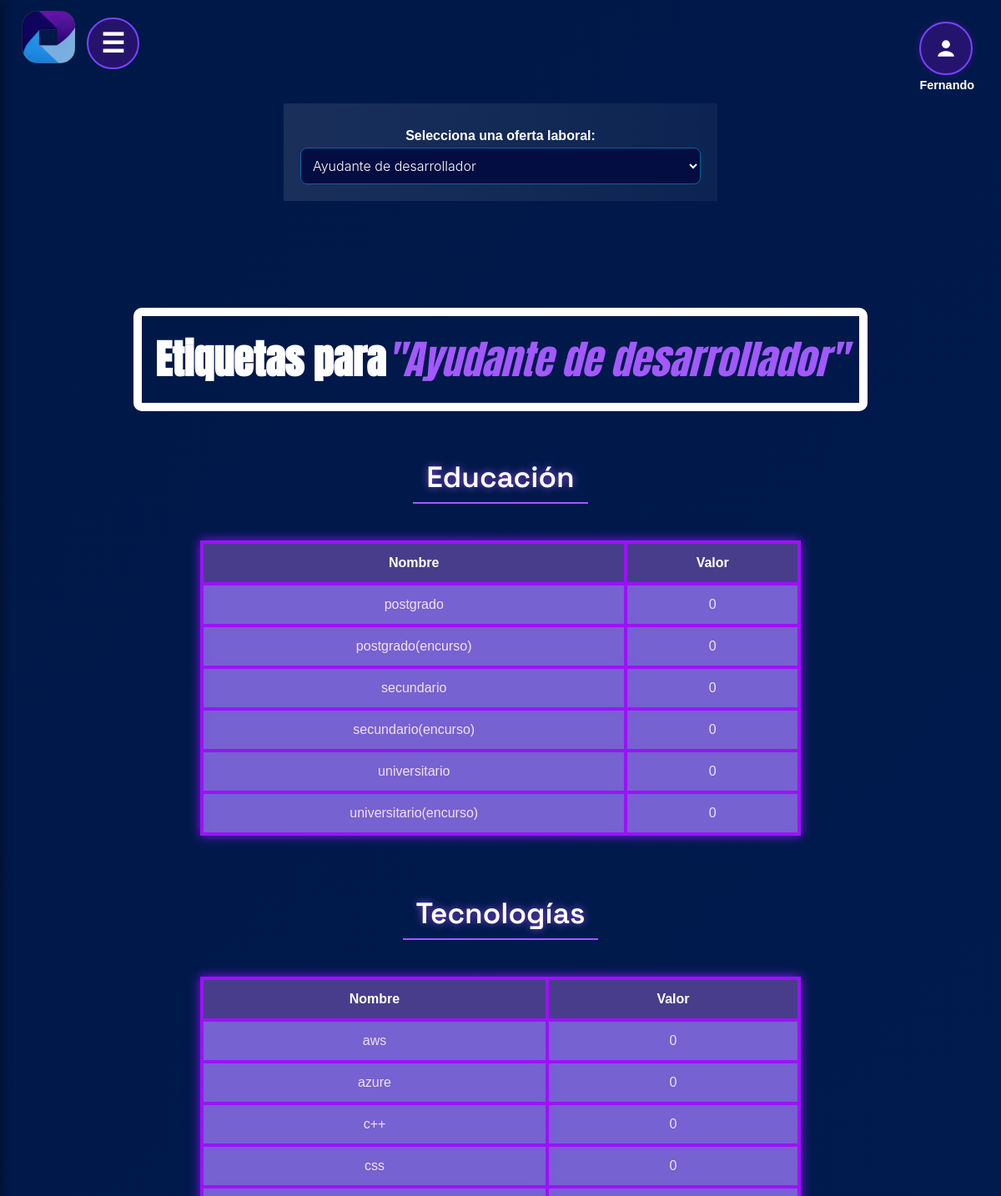
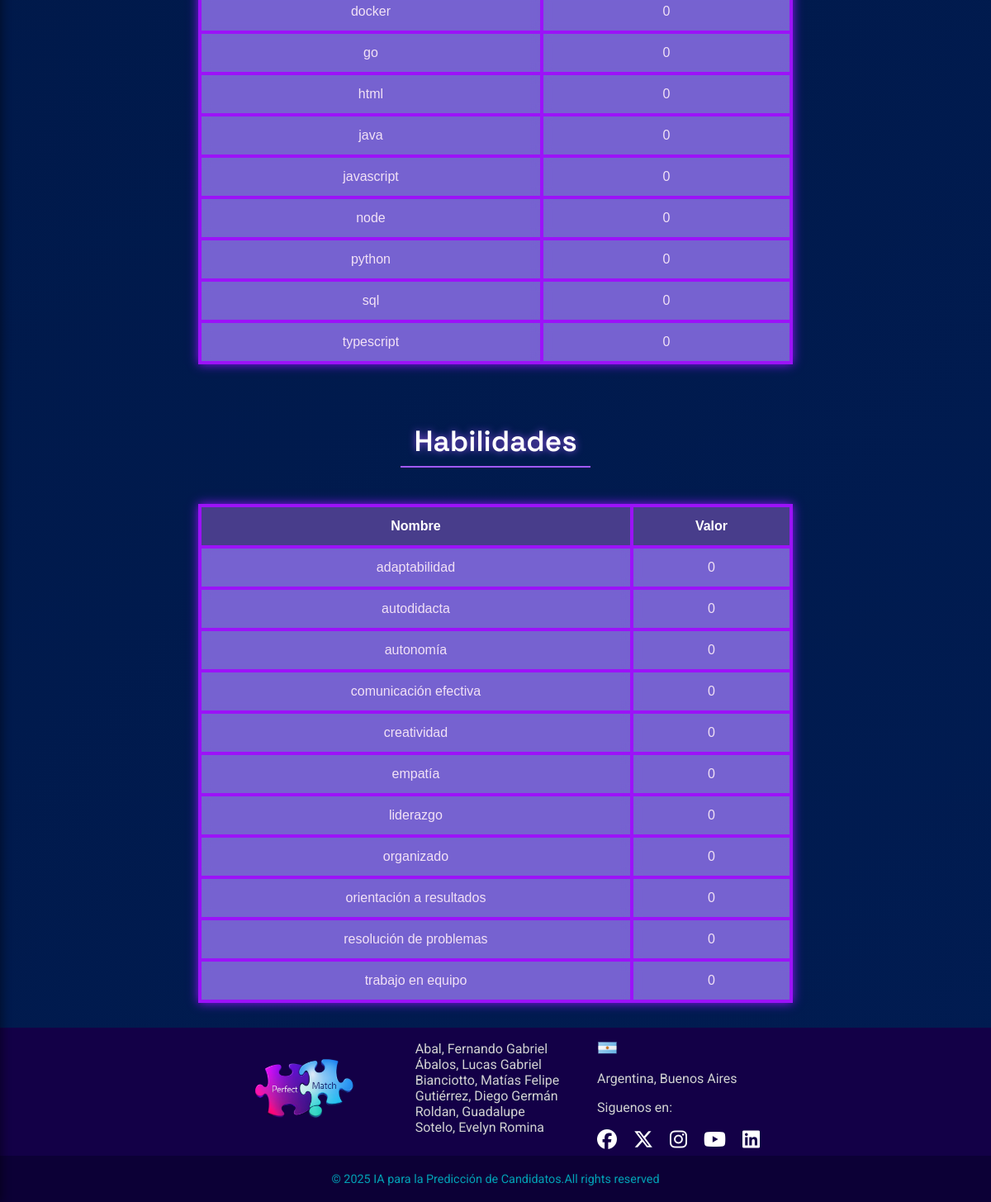
/etiquetas (signed in), run on the app's committed database (2 pictures, top to bottom).
### app.py (models this page shows)
class OfertaLaboral(db.Model):
    __tablename__ = 'oferta_laboral'
    idOfer = db.Column(db.Integer, primary_key=True, autoincrement=True)
    nombre = db.Column(db.String(200), nullable=False, unique=True)
    fecha_cierre = db.Column(db.DateTime, nullable=False)
    max_candidatos = db.Column(db.Integer, nullable=False)
    remuneracion = db.Column(db.String(50), nullable=False)
    beneficio = db.Column(db.String(200), nullable=True)
    estado = db.Column(db.String(50), nullable=False, default="Activa")
    usuario_responsable = db.Column(db.String(100), nullable=False)
    candidatos = db.relationship('Candidato', back_populates='oferta', lazy=True)
    educaciones = db.relationship('OfertaEducacion', back_populates='oferta', lazy=True)
    tecnologias = db.relationship('OfertaTecnologia', back_populates='oferta', lazy=True)
    tecnologias2 = db.relationship('OfertaTecnologia2', back_populates='oferta', lazy=True)
    habilidades = db.relationship('OfertaHabilidad', back_populates='oferta', lazy=True)
    habilidades2 = db.relationship('OfertaHabilidad2', back_populates='oferta', lazy=True)

class Educacion(db.Model):
    __tablename__ = 'educacion'
    idedu = db.Column(db.Integer, primary_key=True)
    nombre = db.Column(db.String(100), nullable=False, unique=True)

class Tecnologia(db.Model):
    __tablename__ = 'tecnologia'
    idtec = db.Column(db.Integer, primary_key=True)
    nombre = db.Column(db.String(100), nullable=False, unique=True)

class Habilidad(db.Model):
    __tablename__ = 'habilidad'
    idhab = db.Column(db.Integer, primary_key=True)
    nombre = db.Column(db.String(100), nullable=False, unique=True)

### app.py (the view)
@app.route("/etiquetas", methods=["GET", "POST"])
@login_required(roles=["Admin_RRHH"])
def mostrar_etiquetas(idOfer=None):
    ofertas = OfertaLaboral.query.all()
    if not idOfer:
        idOfer = request.form.get("idOfer") if request.method == "POST" else request.args.get("idOfer")
        if not idOfer and ofertas:
            idOfer = ofertas[0].idOfer  # Primera oferta como default
    educaciones, tecnologias, habilidades, tecnologias2, habilidades2 = [], [], [], [], []
    if idOfer:
        oferta = OfertaLaboral.query.get(idOfer)
        educaciones = OfertaEducacion.query.filter_by(idOfer=idOfer).all()
        tecnologias = OfertaTecnologia.query.filter_by(idOfer=idOfer).all()
        habilidades = OfertaHabilidad.query.filter_by(idOfer=idOfer).all()
        tecnologias2 = OfertaTecnologia2.query.filter_by(idOfer=idOfer).all()
        habilidades2 = OfertaHabilidad2.query.filter_by(idOfer=idOfer).all()
        df_edu = pd.DataFrame([{"Nombre": e.educacion.nombre, "Valor": e.importancia} for e in educaciones]) if educaciones else pd.DataFrame()
        df_tec = pd.DataFrame([{"Nombre": t.tecnologia.nombre, "Valor": t.importancia} for t in tecnologias]) if tecnologias else pd.DataFrame()
        df_hab = pd.DataFrame([{"Nombre": h.habilidad.nombre, "Valor": h.importancia} for h in habilidades]) if habilidades else pd.DataFrame()
        df_tec2 = pd.DataFrame([{"Nombre": t2.tecnologia.nombre, "Valor": t2.importancia} for t2 in tecnologias]) if tecnologias2 else pd.DataFrame()
        df_hab2 = pd.DataFrame([{"Nombre": h2.habilidad.nombre, "Valor": h2.importancia} for h2 in habilidades]) if habilidades2 else pd.DataFrame()
        tabla_edu = df_edu.to_html(classes="table table-bordered", index=False) if not df_edu.empty else "<p>No hay etiquetas de educación</p>"
        tabla_tec = df_tec.to_html(classes="table table-bordered", index=False) if not df_tec.empty else "<p>No hay etiquetas de tecnología</p>"
        tabla_tec2 = df_tec2.to_html(classes="table table-bordered", index=False) if not df_tec2.empty else "<p>No hay etiquetas de tecnología</p>"
        tabla_hab = df_hab.to_html(classes="table table-bordered", index=False) if not df_hab.empty else "<p>No hay etiquetas de habilidades</p>"
        tabla_hab2 = df_hab2.to_html(classes="table table-bordered", index=False) if not df_hab2.empty else "<p>No hay etiquetas de habilidades</p>"
    else:
        oferta, tabla_edu, tabla_tec, tabla_tec2, tabla_hab, tabla_hab2 = None, "", "", "", "", ""
    return render_template("etiquetas.html",
                           ofertas=ofertas,
                           oferta=oferta,
                           idOfer=idOfer,  # 🔹 Pasar la oferta seleccionada al HTML
                           tabla_edu=tabla_edu,
                           tabla_tec=tabla_tec,
                           tabla_hab=tabla_hab,
                           tabla_tec2=tabla_tec2,
                           tabla_hab2=tabla_hab2,
                           educaciones=educaciones,
                           tecnologias=tecnologias,
                           habilidades=habilidades,
                           tecnologias2=tecnologias2,
                           habilidades2=habilidades2)

### app.py (called while the page is built)
def login_required(roles=None):
    def decorator(f):
        @wraps(f)
        def wrapped(*args, **kwargs):
            if 'username' not in session:
                return redirect(url_for('login'))
            if roles and session.get('type') not in roles:
                return "Acceso no autorizado"
            return f(*args, **kwargs)
        return wrapped
    return decorator

### templates/etiquetas.html (shortened to what this page needs)
<!DOCTYPE html>
<html lang="es">
<head>
    <link rel="stylesheet" href="{{ url_for('static', filename='etiquetas.css') }}">
    <link rel="stylesheet" href="https://cdnjs.cloudflare.com/ajax/libs/font-awesome/6.5.0/css/all.min.css">
</head>
<header>
        <div class="logo">
            <img src="{{ url_for('static', filename='images/logoApptitudAI.png') }}" alt="AI Logo">
        </div>
<label for="menu-toggle" class="menu-icon">&#9776;</label>
    <div class="user-menu-wrapper">
  <label for="user-toggle" class="user-main">
    <div class="user-button">
      <svg viewBox="0 0 16 16" xmlns="http://www.w3.org/2000/svg" width="26" height="26">
        <circle cx="8" cy="5" r="3" fill="#ffffff"/>
        <path d="M2 14c0-3 4-4 6-4s6 1 6 4" fill="#ffffff"/>
      </svg>
    </div>
    <div class="user-name">
      <p style="color: white; margin: 4px 0 0 0; font-size: 0.9rem;">{{ session.get('username') }}</p>
    </div>
  </label>
</div>
    </header>
<body class="container mt-4">
    <form method="GET" action="{{ url_for('mostrar_etiquetas') }}">
        <label for="idOfer">Selecciona una oferta laboral:</label>
        <select name="idOfer" onchange="this.form.submit()">
            {% for ofer in ofertas %}
                <option value="{{ ofer.idOfer }}" {% if ofer.idOfer|string == idOfer|string %}selected{% endif %}>
                    {{ ofer.nombre }}
                </option>
            {% endfor %}
        </select>
    </form>
    {% if oferta %}
      <h1>Etiquetas para<span class="subtitulo">"{{ oferta.nombre }}"</span></h1>
      <h3 class="titulo-centrado">Educación</h3>
      {{ tabla_edu|safe }}
      <h3 class="titulo-centrado">Tecnologías</h3>
      {{ tabla_tec|safe }}
      <h3 class="titulo-centrado">Habilidades</h3>
      {{ tabla_hab|safe }}
    {% else %}
      <p>No hay ofertas laborales disponibles.</p>
    {% endif %}
</body>
<footer class="footer">
    <div class="footer-content">
        <div class="footer-logo">
            <img src="{{ url_for('static', filename='images/logoPerfectMatch.png') }}" alt="PF Image">
        </div>
        <div class="footer-description">
            <p>
                Abal, Fernando Gabriel<br>
                Ábalos, Lucas Gabriel<br>
                Bianciotto, Matías Felipe<br>
                Gutiérrez, Diego Germán<br>
                Roldan, Guadalupe <br>
                Sotelo, Evelyn Romina
            </p>
        </div>
        <div class="footer-contacts">
            <div class="footer-country">
                <div class="address">
                    <img src="{{ url_for('static', filename='images/ArgentinaS.png') }}" alt="Argentina Flag"><p>Argentina, Buenos Aires</p>
                    <p>Siguenos en:</p>
                    <div class="social-media">
                        <a href="#"><i class="fa-brands fa-facebook"></i></a>
                        <a href="#"><i class="fa-brands fa-x-twitter"></i></a>
                        <a href="#"><i class="fa-brands fa-instagram"></i></a>
                        <a href="#"><i class="fa-brands fa-youtube"></i></a>
                        <a href="#"><i class="fa-brands fa-linkedin"></i></a>
                    </div>
                </div>
            </div>
        </div>
    </div>
    <div class="footer-bottom">
        <p>© 2025 IA para la Predicción de Candidatos.All rights reserved</p>
    </div>
</footer>
</html>

### data on the page
OfertaLaboral: nombre "Ayudante de desarrollador"
Educacion: nombre "Nombre Valor postgrado 0 postgrado(encurso) 0 secundario 0 secundario(encurso) 0 universitario 0 universitario(encurso) 0"
Tecnologia: nombre "Nombre Valor aws 0 azure 0 c++ 0 css 0 docker 0 go 0 html 0 java 0 javascript 0 node 0 python 0 sql 0 typescript 0"
Habilidad: nombre "Nombre Valor adaptabilidad 0 autodidacta 0 autonomía 0 comunicación efectiva 0 creatividad 0 empatía 0 liderazgo 0 organizado 0 orientación a resultados 0 resolución de problemas 0 trabajo en equipo 0"

### other printed values
{{ session.get('username') }} "Fernando"
form field idOfer "Ayudante de desarrollador"
